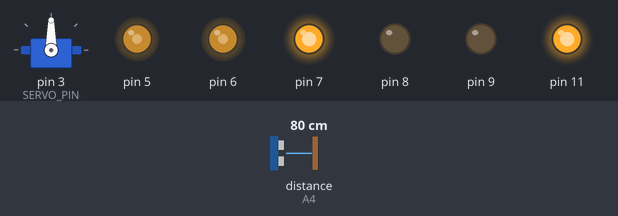
A sketch run on a simulated Arduino Uno, built with avr-gcc and run on an emulated ATmega328P. Shown: servo, output pins drawn as LEDs (lit = HIGH). Wiring (inferred from the names in the program): ultrasonic range finder: trigger A5; echo A4. The test bench sets the inputs (shaded band); at power-on: distance to the obstacle (sensor on A4) 80 cm. The echo pulse lasts 58.3 µs per cm; pins used as bus, display or sensor lines are not drawn. At 2.1 s the program stops and its outputs stay as they are.

Above: at 1.2 s.
1.3 s: distance to the obstacle (sensor on A4) set to 2 cm
At 1.9 s:
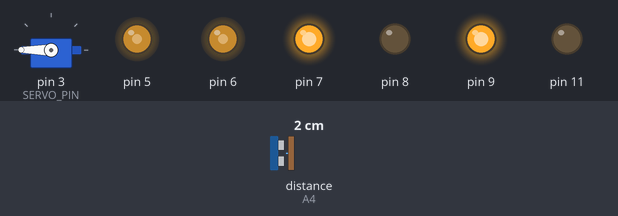
At 3.2 s:
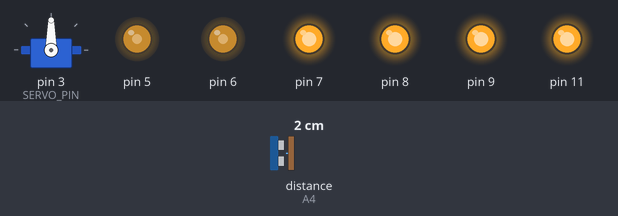
Timing chart, 0 to 3.6 s (numbered marks = the images above; inputs shaded):
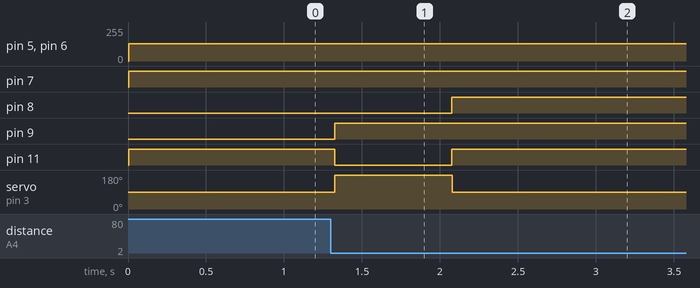

The sketch:

sonar-auto.ino
```cpp
#include <Servo.h>

const int SERVO_PIN = 3;
const int MIN_ANGLE_PULSE = 600;
const int MAX_ANGLE_PULSE = 2600;
const int SONAR_ECHO_PIN = A4;
const int SONAR_TRIGGER_PIN = A5;

Servo servo;

// Measure distance in centimeters
int measureDistance() {
  digitalWrite(SONAR_TRIGGER_PIN, LOW);
  delayMicroseconds(2);
  digitalWrite(SONAR_TRIGGER_PIN, HIGH);
  delayMicroseconds(20);
  digitalWrite(SONAR_TRIGGER_PIN, LOW);

  unsigned long distancePulse = pulseIn(SONAR_ECHO_PIN, HIGH);

  int distanceCentimeters = (int)(distancePulse / 58);
  return distanceCentimeters;
}

void driveForward() {
  /* Left motors */
  digitalWrite(7, HIGH);
  digitalWrite(8, LOW);
  analogWrite(5, 128);

  /* Right motors */
  digitalWrite(9, LOW);
  digitalWrite(11, HIGH);
  analogWrite(6, 128);
}

void driveBackward() {
  /* Left motors */
  digitalWrite(7, LOW);
  digitalWrite(8, HIGH);
  analogWrite(5, 128);

  /* Right motors */
  digitalWrite(9, HIGH);
  digitalWrite(11, LOW);
  analogWrite(6, 128);
}

void coast() {
  /* Left motors */
  digitalWrite(7, LOW);
  digitalWrite(8, LOW);

  /* Right motors */
  digitalWrite(9, LOW);
  digitalWrite(11, LOW);
}

void brake() {
  /* Left motors */
  digitalWrite(7, HIGH);
  digitalWrite(8, HIGH);

  /* Right motors */
  digitalWrite(9, HIGH);
  digitalWrite(11, HIGH);
}

void turnLeft() {
  /* Left motors */
  digitalWrite(7, LOW);
  digitalWrite(8, HIGH);
  analogWrite(5, 128);

  /* Right motors */
  digitalWrite(9, LOW);
  digitalWrite(11, HIGH);
  analogWrite(6, 128);
}

void turnRight() {
  /* Left motors */
  digitalWrite(7, HIGH);
  digitalWrite(8, LOW);
  analogWrite(5, 128);

  /* Right motors */
  digitalWrite(9, HIGH);
  digitalWrite(11, LOW);
  analogWrite(6, 128);
}

void turnRight90(int distanceCentimeters) {
  // Turn right about 90 degrees
  // using the sonar to help us track how far we've turned
  turnRight();
  // Turn sonar full left
  // Assuming we measured the distance from straight-ahead
  servo.write(180);
  delay(750);
  brake();

  // Measure distance again and compare to previous distance
  int distanceCentimeters2 = measureDistance();

  // Assume we turned too far, and turn left a bit to compensate
  if ((distanceCentimeters2 - distanceCentimeters) > 2) {
    turnLeft();

    // Turn more based on the distance we overshot
    delay(20 * (distanceCentimeters2 - distanceCentimeters));
    brake();
  }

  // Point sonar to front
  servo.write(90);
}

void turnLeft90(int distanceCentimeters) {
  // Turn right about 90 degrees
  // using the sonar to help us track how far we've turned
  turnLeft();
  // Turn sonar full left
  // Assuming we measured the distance from straight-ahead
  servo.write(0);
  delay(750);
  brake();

  // Measure distance again and compare to previous distance
  int distanceCentimeters2 = measureDistance();

  // Assume we turned too far, and turn left a bit to compensate
  if ((distanceCentimeters2 - distanceCentimeters) > 2) {
    turnRight();

    // Turn more based on the distance we overshot
    delay(20 * (distanceCentimeters2 - distanceCentimeters));
    brake();
  }

  // Point sonar to front
  servo.write(90);
}

void setup() {
  Serial.begin(9600);

  servo.attach(SERVO_PIN, MIN_ANGLE_PULSE, MAX_ANGLE_PULSE);
  servo.write(90);

  // Set up drive motor pins
  pinMode(7, OUTPUT);
  pinMode(8, OUTPUT);
  pinMode(5, OUTPUT);
  pinMode(9, OUTPUT);
  pinMode(11, OUTPUT);
  pinMode(6, OUTPUT);

  pinMode(SONAR_TRIGGER_PIN, OUTPUT);
  pinMode(SONAR_ECHO_PIN, INPUT);
}

void loop() {
  int distanceCentimeters = measureDistance();

  // Drive forward until distance is less than 20cm
  while(distanceCentimeters >= 20) {

    driveForward();

    delay(50);
    distanceCentimeters = measureDistance();
  }
  brake();

  turnRight90(distanceCentimeters);

  // Stop forever
  while(true) {}
}
```

Measured:
- after the input at 1.3 s, pin 8: LOW → HIGH after 0.78 s; pin 9: LOW → HIGH at once; pin 11: HIGH → LOW at once, → HIGH 0.75 s later; servo on pin 3 (SERVO_PIN): 90° → 180° at once, → 90° 0.75 s later
